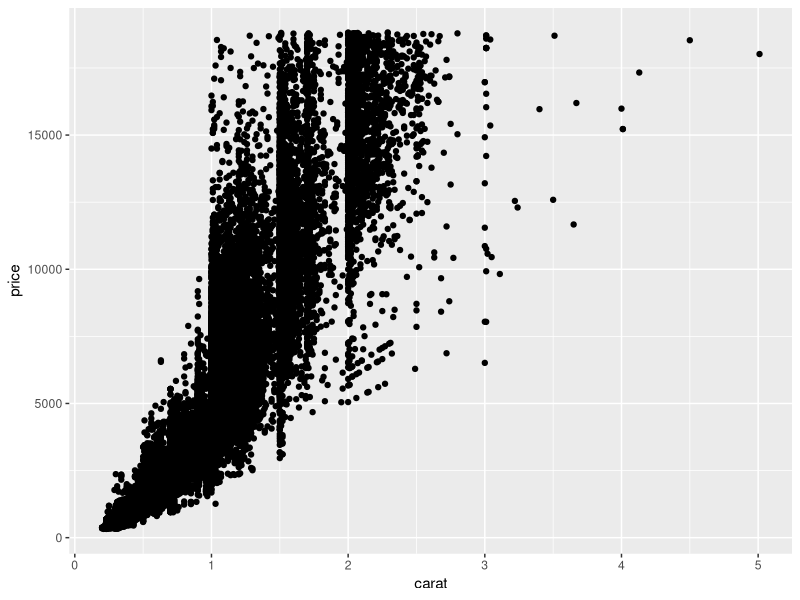
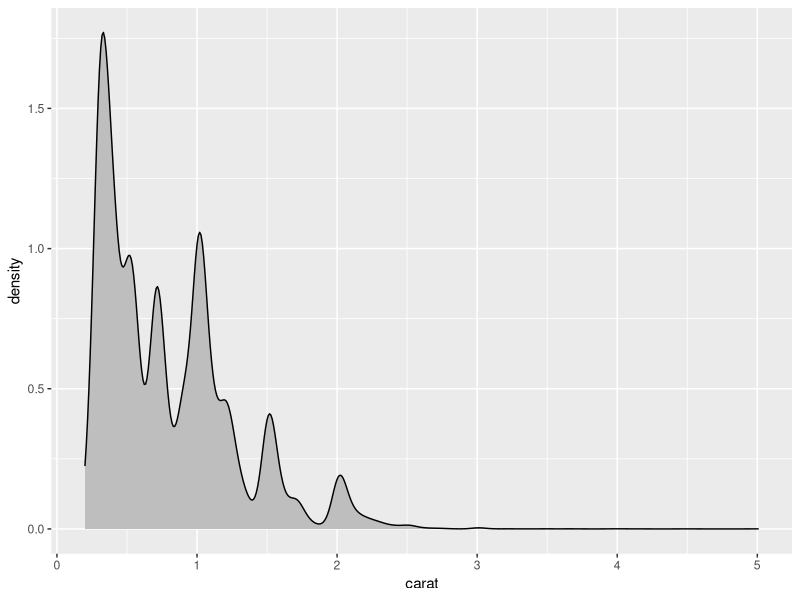
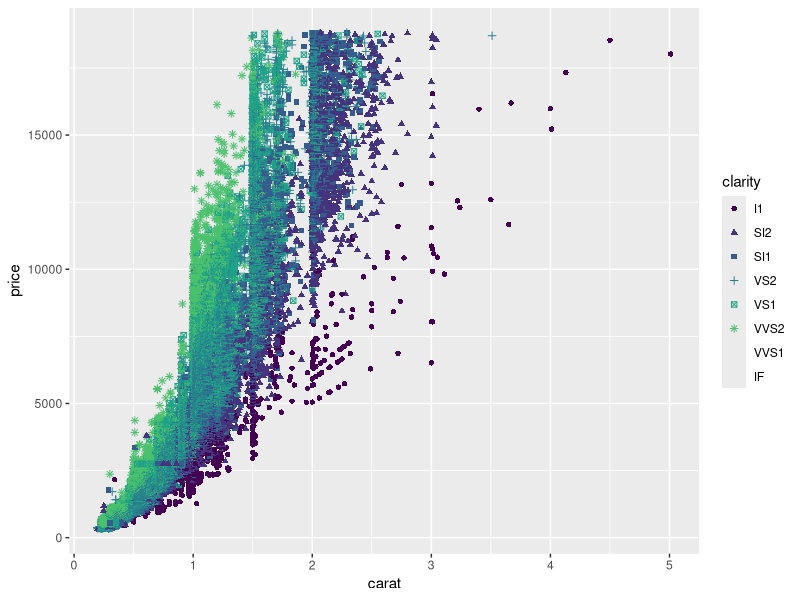
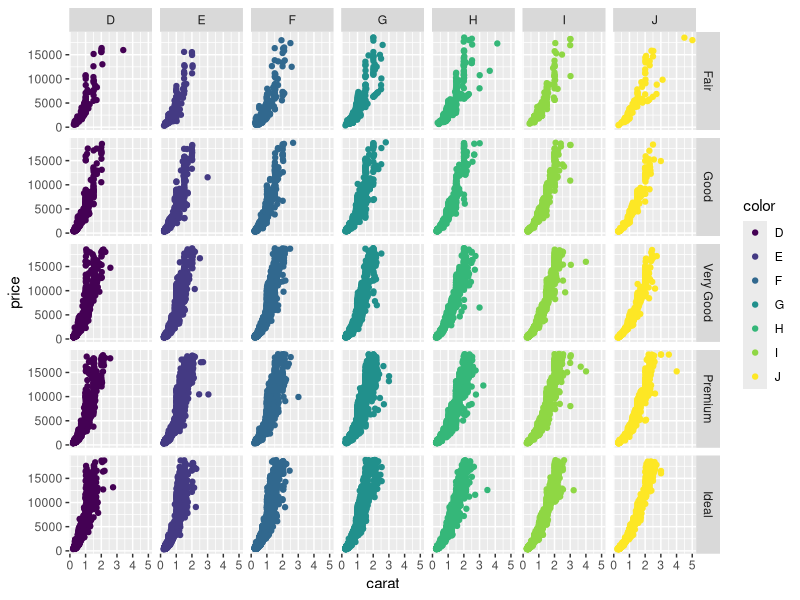
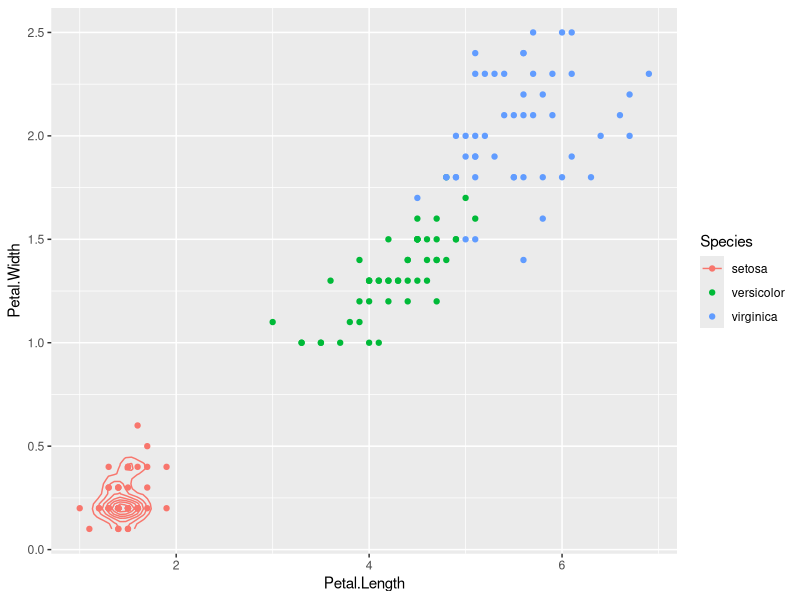
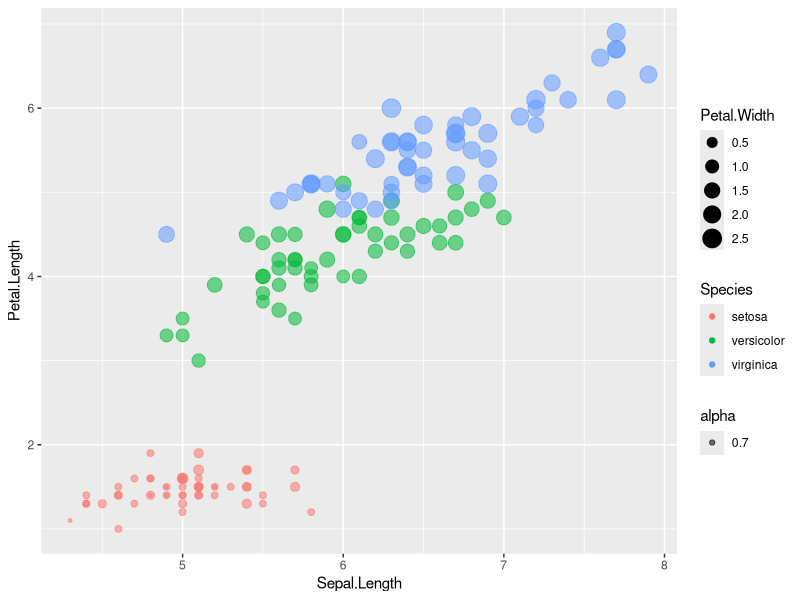

Write the R code that produced these figures, in order.
## ---- chunk 1
library(ggplot2)

# 克拉越高 價格越高
ggplot(diamonds, aes(x = carat, y = price)) + geom_point()
## ---- chunk 2
# 密度圖(density) 越小顆(0.2-0.4)的才是王道
ggplot(data = diamonds) + geom_density(aes(x = carat), fill="Gray")
## ---- chunk 3
# 完美無瑕(IF)的鑽石，價格相較其他極輕微(VVS)、輕微暇(VS)、微暇(SI)
#散佈圖(2) 鑽石的淨度 clarity
ggplot(diamonds, aes(x = carat, y = price, shape = clarity)) + geom_point(aes(color = clarity))
## ---- chunk 4
# 當出現第四維度的需求，可以考慮用矩陣表示關係
ggplot(diamonds, aes(x = carat, y = price)) + facet_grid(cut ~ color) + geom_point(aes(color = color))
## ---- chunk 5
ggplot(iris, aes(x = Petal.Length, y = Petal.Width)) + 
  geom_point(aes(colour = Species)) +
  stat_density2d(aes(colour = as.factor(iris$Species)))
## ---- chunk 6
# Sepal 萼片/花苞 Petal 花瓣 Species 品種
qplot(x = Sepal.Length, y = Petal.Length, data = iris, color = Species, size = Petal.Width, alpha = 0.7)
